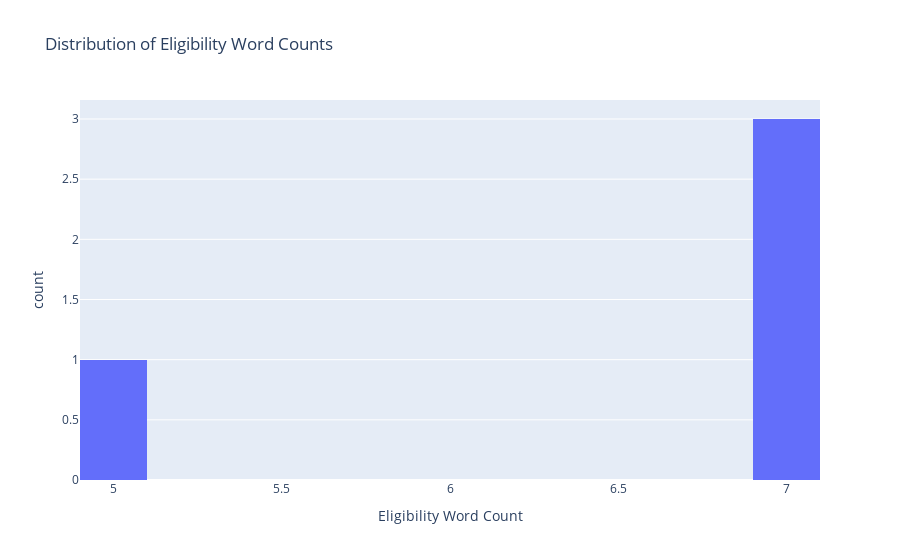

Source (notebook cell):
### Markdown cell above
## Eligibility Analysis

### Code cell
if "Eligibility" in df.columns:
    # Word count of eligibility text
    df["Eligibility Length"] = df["Eligibility"].str.len()
    df["Eligibility Word Count"] = df["Eligibility"].str.split().str.len()

    print("Average Eligibility Length:", df["Eligibility Length"].mean())
    print("Median Eligibility Length:", df["Eligibility Length"].median())
    print("Max Eligibility Length:", df["Eligibility Length"].max())

    fig = px.histogram(df, x="Eligibility Word Count", nbins=20,
                       title="Distribution of Eligibility Word Counts")
    fig.show()

### Figure 1 — Plotly figure (JSON) as saved in the notebook; plotly's stock layout.template omitted (floating-point values rounded to 4 significant figures)
{"data": [{"bingroup": "x", "hovertemplate": "Eligibility Word Count=%{x}<br>count=%{y}<extra></extra>", "legendgroup": "", "marker": {"color": "#636efa", "pattern": {"shape": ""}}, "name": "", "nbinsx": 20, "orientation": "v", "showlegend": false, "x": [7, 5, 7, 7], "xaxis": "x", "yaxis": "y", "type": "histogram"}], "layout": {"xaxis": {"anchor": "y", "domain": [0.0, 1.0], "title": {"text": "Eligibility Word Count"}}, "yaxis": {"anchor": "x", "domain": [0.0, 1.0], "title": {"text": "count"}}, "legend": {"tracegroupgap": 0}, "title": {"text": "Distribution of Eligibility Word Counts"}, "barmode": "relative"}}
